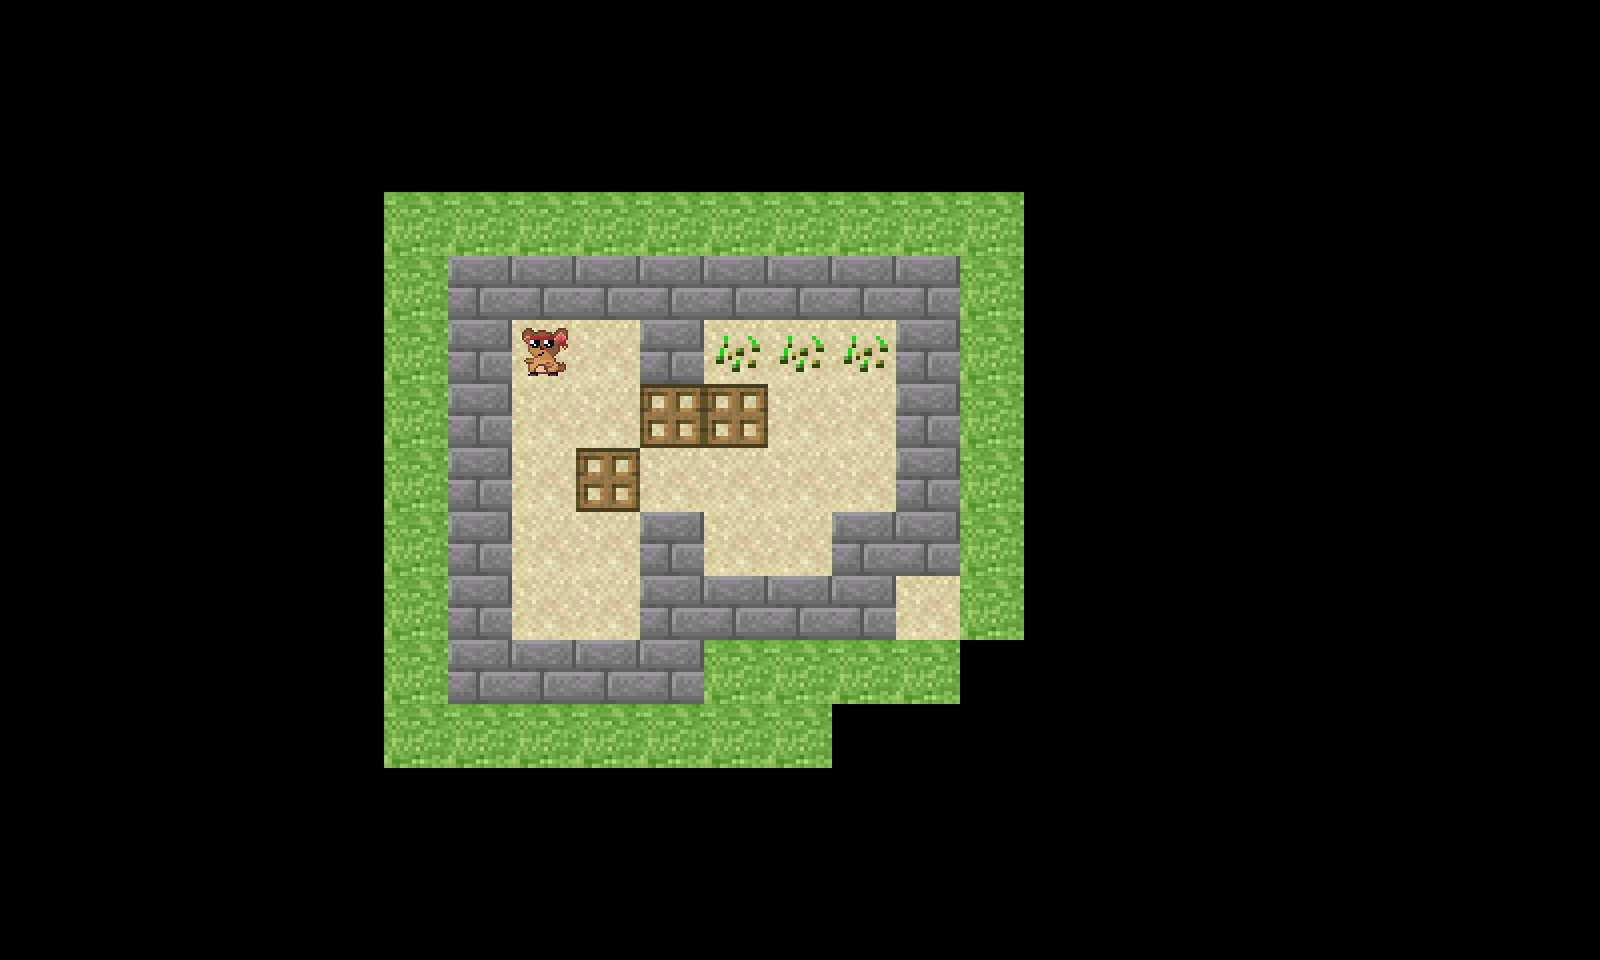

Rendered tile map (Tiled .tmx) drawn with the repository's tilesets; below, a short description and the full map source, tile grids included:
An orthogonal 25x15 tile map with 64x64 px tiles, 2 tile layers (staticMap, specials).

<map version="1.5" tiledversion="1.6.0" orientation="orthogonal" renderorder="right-down" width="25" height="15" tilewidth="64" tileheight="64" infinite="0" nextlayerid="3" nextobjectid="1">
 <tileset firstgid="1" source="tiles.tsx" />
 <layer id="1" name="staticMap" width="25" height="15">
  <data encoding="csv">
0,0,0,0,0,0,0,0,0,0,0,0,0,0,0,0,0,0,0,0,0,0,0,0,0,
0,0,0,0,0,0,0,0,0,0,0,0,0,0,0,0,0,0,0,0,0,0,0,0,0,
0,0,0,0,0,0,0,0,0,0,0,0,0,0,0,0,0,0,0,0,0,0,0,0,0,
0,0,0,0,0,0,6,6,6,6,6,6,6,6,6,6,0,0,0,0,0,0,0,0,0,
0,0,0,0,0,0,6,0,0,0,0,0,0,0,0,6,0,0,0,0,0,0,0,0,0,
0,0,0,0,0,0,6,0,5,5,0,5,5,5,0,6,0,0,0,0,0,0,0,0,0,
0,0,0,0,0,0,6,0,5,5,5,5,5,5,0,6,0,0,0,0,0,0,0,0,0,
0,0,0,0,0,0,6,0,5,5,5,5,5,5,0,6,0,0,0,0,0,0,0,0,0,
0,0,0,0,0,0,6,0,5,5,0,5,5,5,0,6,0,0,0,0,0,0,0,0,0,
0,0,0,0,0,0,6,0,5,5,0,0,0,0,5,6,0,0,0,0,0,0,0,0,0,
0,0,0,0,0,0,6,0,0,0,0,6,6,6,6,0,0,0,0,0,0,0,0,0,0,
0,0,0,0,0,0,6,6,6,6,6,6,6,0,0,0,0,0,0,0,0,0,0,0,0,
0,0,0,0,0,0,0,0,0,0,0,0,0,0,0,0,0,0,0,0,0,0,0,0,0,
0,0,0,0,0,0,0,0,0,0,0,0,0,0,0,0,0,0,0,0,0,0,0,0,0,
0,0,0,0,0,0,0,0,0,0,0,0,0,0,0,0,0,0,0,0,0,0,0,0,0
</data>
 </layer>
 <layer id="2" name="specials" width="25" height="15">
  <data encoding="csv">
0,0,0,0,0,0,0,0,0,0,0,0,0,0,0,0,0,0,0,0,0,0,0,0,0,
0,0,0,0,0,0,0,0,0,0,0,0,0,0,0,0,0,0,0,0,0,0,0,0,0,
0,0,0,0,0,0,0,0,0,0,0,0,0,0,0,0,0,0,0,0,0,0,0,0,0,
0,0,0,0,0,0,0,0,0,0,0,0,0,0,0,0,0,0,0,0,0,0,0,0,0,
0,0,0,0,0,0,0,1,1,1,1,1,1,1,1,0,0,0,0,0,0,0,0,0,0,
0,0,0,0,0,0,0,1,8,0,1,2,2,2,1,0,0,0,0,0,0,0,0,0,0,
0,0,0,0,0,0,0,1,0,0,7,7,0,0,1,0,0,0,0,0,0,0,0,0,0,
0,0,0,0,0,0,0,1,0,7,0,0,0,0,1,0,0,0,0,0,0,0,0,0,0,
0,0,0,0,0,0,0,1,0,0,1,0,0,1,1,0,0,0,0,0,0,0,0,0,0,
0,0,0,0,0,0,0,1,0,0,1,1,1,1,0,0,0,0,0,0,0,0,0,0,0,
0,0,0,0,0,0,0,1,1,1,1,0,0,0,0,0,0,0,0,0,0,0,0,0,0,
0,0,0,0,0,0,0,0,0,0,0,0,0,0,0,0,0,0,0,0,0,0,0,0,0,
0,0,0,0,0,0,0,0,0,0,0,0,0,0,0,0,0,0,0,0,0,0,0,0,0,
0,0,0,0,0,0,0,0,0,0,0,0,0,0,0,0,0,0,0,0,0,0,0,0,0,
0,0,0,0,0,0,0,0,0,0,0,0,0,0,0,0,0,0,0,0,0,0,0,0,0
</data>
 </layer>
</map>
